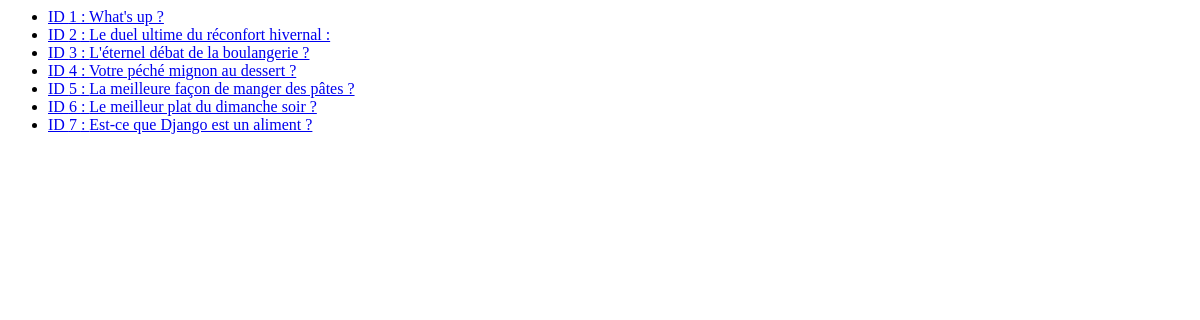
The app's page /polls/all, older data.
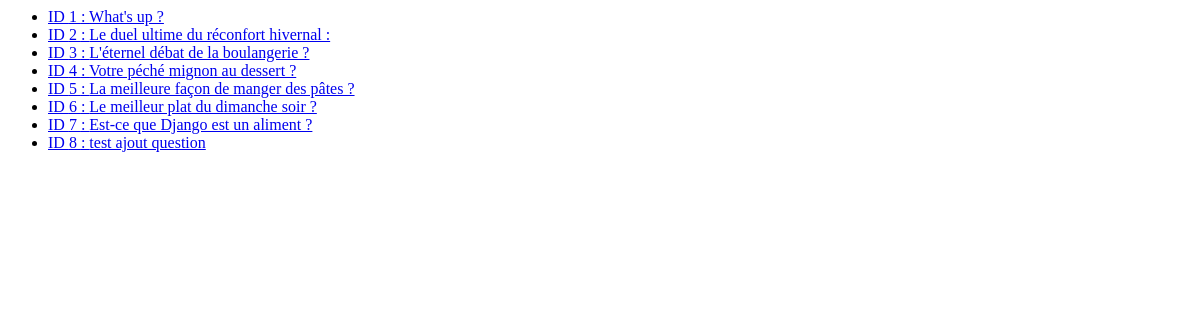
The same page, newer data.
### polls/models.py (models this page shows, shortened)
class Question(models.Model):
    question_text = models.CharField(max_length=200)
    pub_date = models.DateTimeField("date published")

### polls/views.py (the view)
# urls.py: path("all", views.AllView.as_view(), name="all"),
class AllView(generic.ListView):
    template_name = "polls/all.html"
    context_object_name = "question_list"
    def get_queryset(self):
        return Question.objects.order_by("id")

### polls/templates/polls/all.html
{% if question_list %}
    <ul>
    {% for question in question_list %}
        <li>
            <a href="{% url 'polls:frequency' question.id %}">ID {{ question.id }} : {{ question.question_text }}</a>
        </li>
    {% endfor %}
    </ul>
{% else %}
    <p>No polls are available.</p>
{% endif %}

Row changes from the older to the newer data that the page shows:
added Question: id "8", question_text "test ajout question"
